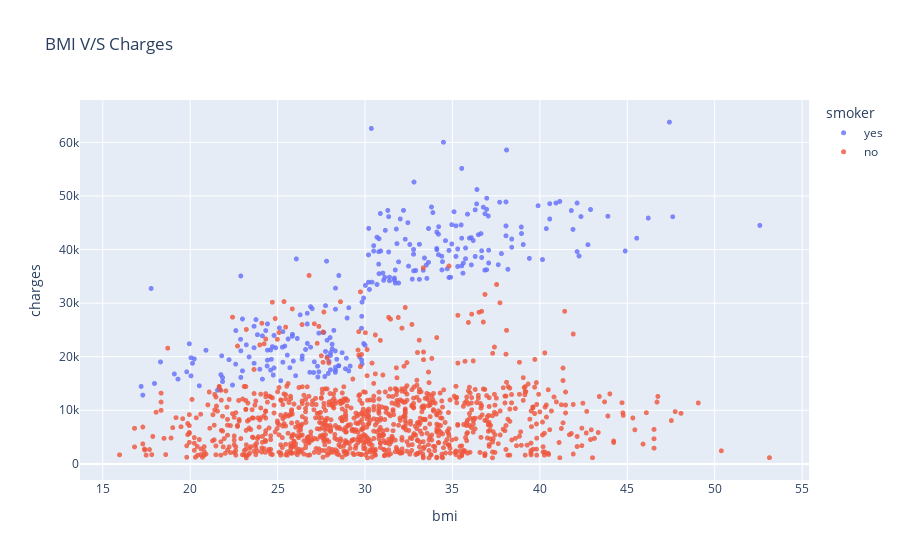

The code cell stored with this chart in its notebook:
### Markdown cell above
### BMI and Charges

Let's visualize the relationship between BMI (body mass index) and charges using another scatter plot. Once again, we'll use the values from the "smoker" column to color the points.

### Code cell
fig = px.scatter(df, 
                 x='bmi', 
                 y='charges', 
                 color='smoker', 
                 opacity=0.8, 
                 hover_data=['sex','age'], 
                 title='BMI V/S Charges')
fig.update_traces(marker_size=5)
fig.show()

### Figure 1 — Plotly figure (JSON) as saved in the notebook; plotly's stock layout.template omitted (floating-point values rounded to 4 significant figures; data arrays with more than 128 entries replaced by an {"elided": "..."} marker saying what was removed)
{"data": [{"customdata": {"elided": "274x2 mixed values"}, "hovertemplate": "smoker=yes<br>bmi=%{x}<br>charges=%{y}<br>sex=%{customdata[0]}<br>age=%{customdata[1]}<extra></extra>", "legendgroup": "yes", "marker": {"color": "#636efa", "opacity": 0.8, "size": 5, "symbol": "circle"}, "mode": "markers", "name": "yes", "showlegend": true, "type": "scattergl", "x": {"elided": "274 float values"}, "xaxis": "x", "y": {"elided": "274 float values"}, "yaxis": "y"}, {"customdata": {"elided": "1064x2 mixed values"}, "hovertemplate": "smoker=no<br>bmi=%{x}<br>charges=%{y}<br>sex=%{customdata[0]}<br>age=%{customdata[1]}<extra></extra>", "legendgroup": "no", "marker": {"color": "#EF553B", "opacity": 0.8, "size": 5, "symbol": "circle"}, "mode": "markers", "name": "no", "showlegend": true, "type": "scattergl", "x": {"elided": "1064 float values"}, "xaxis": "x", "y": {"elided": "1064 float values"}, "yaxis": "y"}], "layout": {"legend": {"title": {"text": "smoker"}, "tracegroupgap": 0}, "title": {"text": "BMI V/S Charges"}, "xaxis": {"anchor": "y", "domain": [0, 1], "title": {"text": "bmi"}}, "yaxis": {"anchor": "x", "domain": [0, 1], "title": {"text": "charges"}}}}
